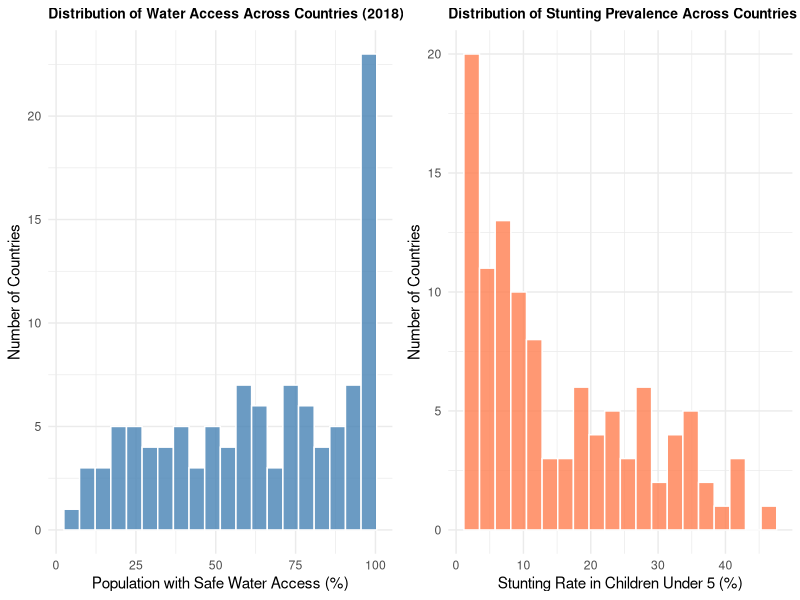
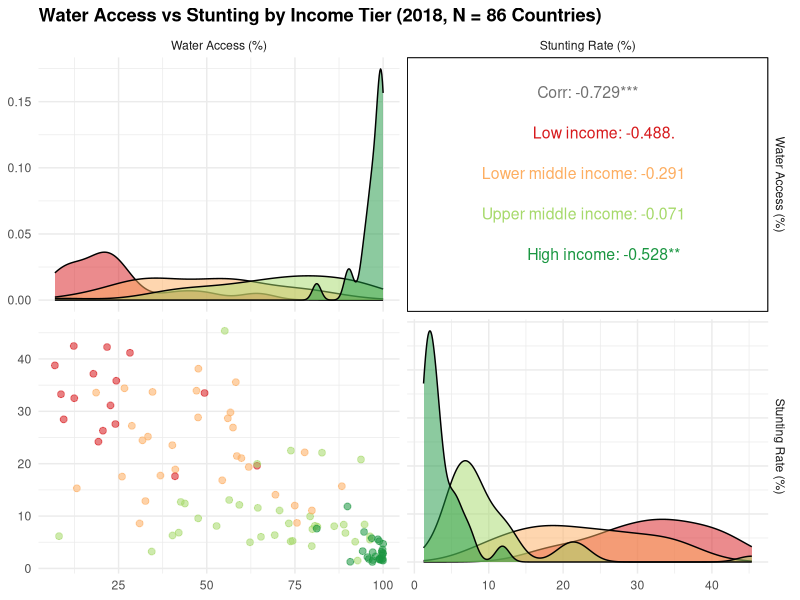
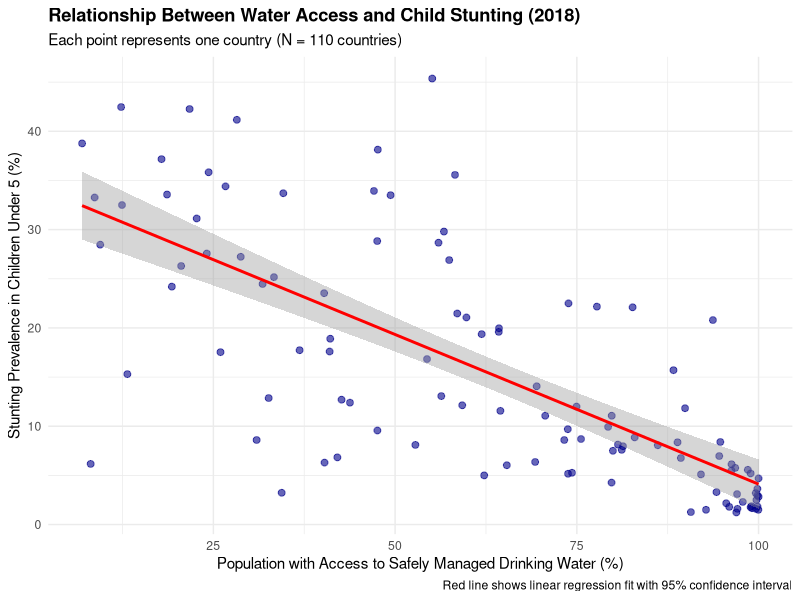
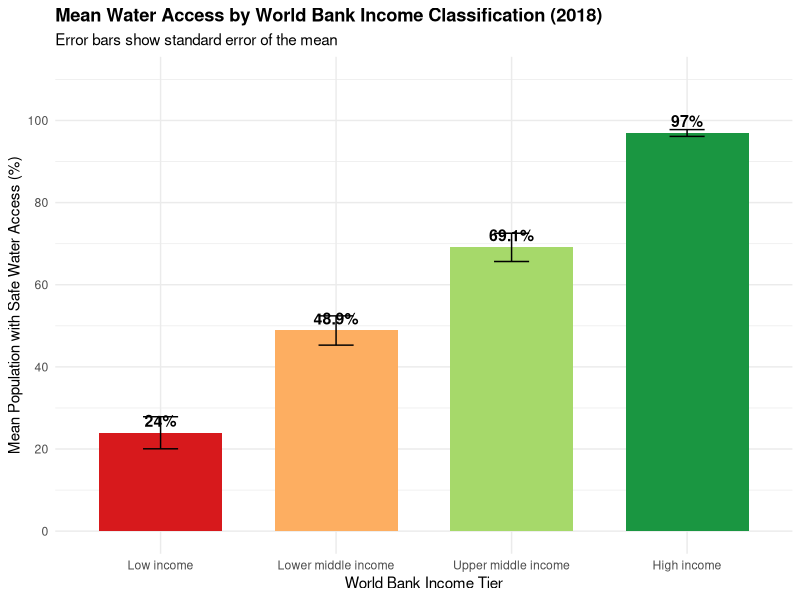
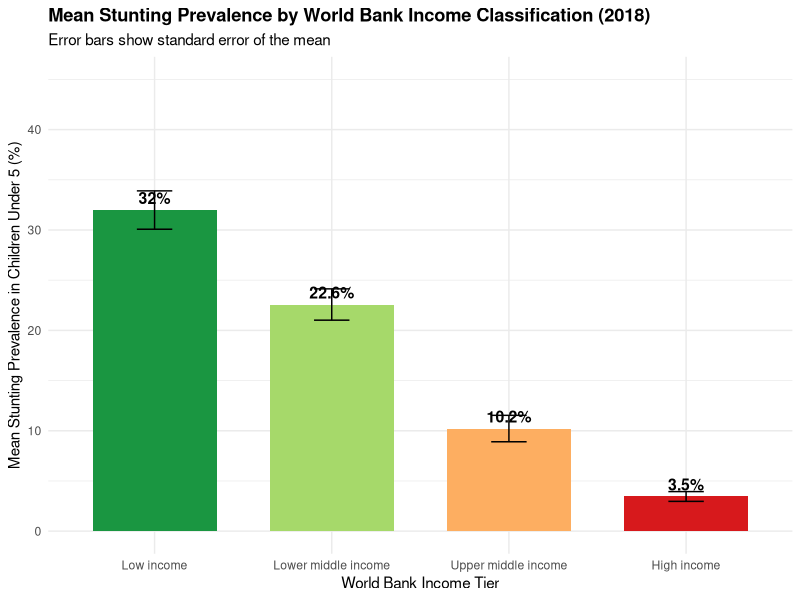
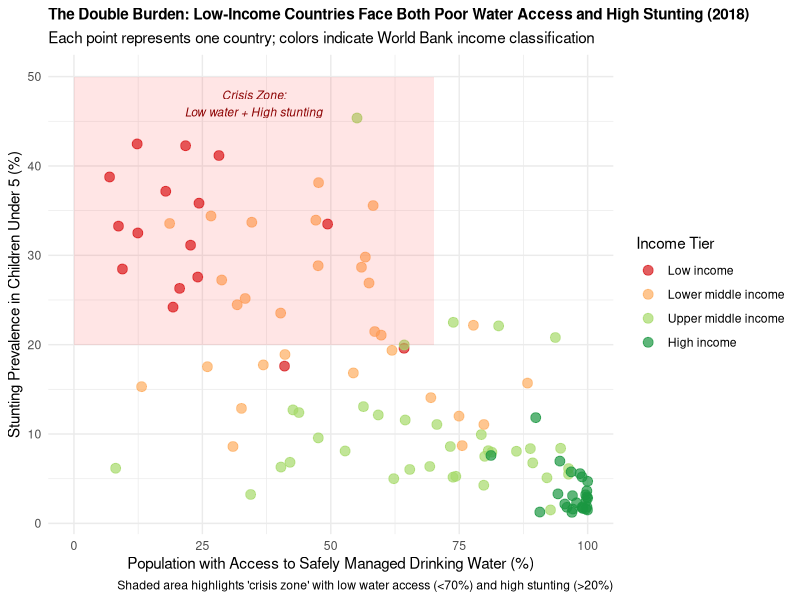
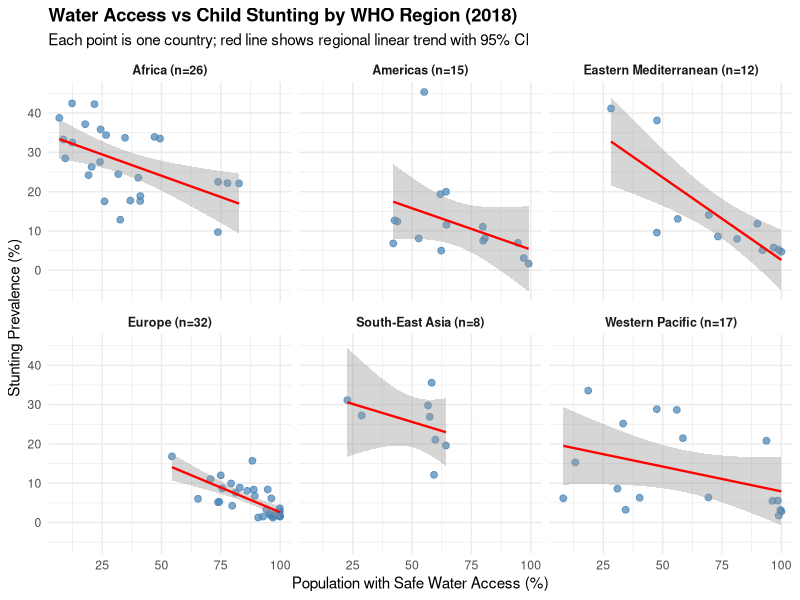
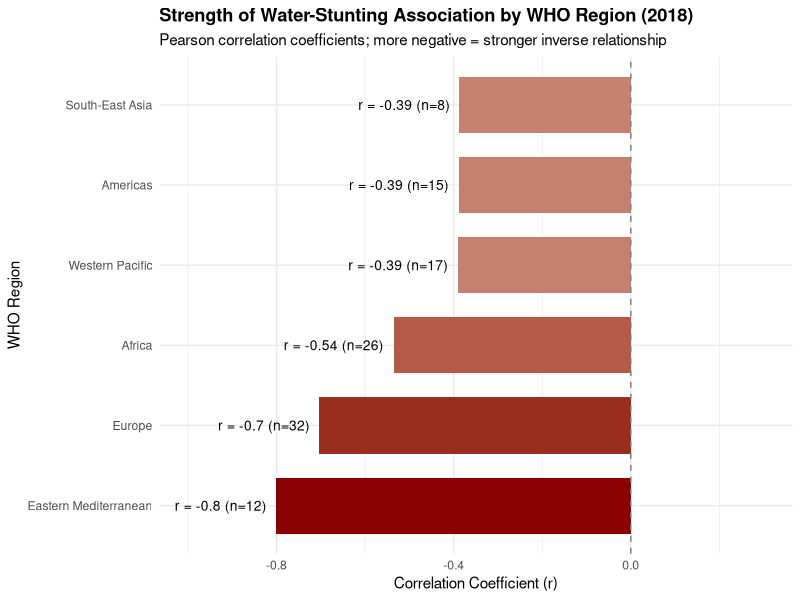

The R script that drew these images, in order:
## ---- chunk 1
# Load libraries
library(tidyverse)
library(knitr)
library(GGally)
library(broom)

# Set theme for all plots
theme_set(theme_minimal(base_size = 11))
## ---- chunk 2
# Load raw datasets
wash <- read_csv('wash.csv', show_col_types = FALSE)
stunt <- read_csv('stunt.csv', show_col_types = FALSE)
## ---- chunk 3
wash %>%
  summarise(
    Observations = format(n(), big.mark = ","),
    Countries = n_distinct(Location),
    `Year Range` = paste(min(Period), "-", max(Period)),
    `Residence Types` = n_distinct(Dim1)
  ) %>%
  kable(caption = "WASH Dataset Overview")
## ---- chunk 4
stunt %>%
  count(DIM_GEO_CODE_TYPE, name = "Count") %>%
  kable(caption = "Geographic Types in Stunting Dataset")
## ---- chunk 5
# Step 1: Filter stunting to country-level only
stunt_countries <- stunt %>%
  filter(DIM_GEO_CODE_TYPE == "COUNTRY")

# Step 2: Country name mapping
name_mapping <- tribble(
  ~stunt_name, ~wash_name,
  "Côte d'Ivoire", "Cote d'Ivoire"
)

stunt_countries <- stunt_countries %>%
  mutate(Country = case_when(
    GEO_NAME_SHORT %in% name_mapping$stunt_name ~
      name_mapping$wash_name[match(GEO_NAME_SHORT, name_mapping$stunt_name)],
    TRUE ~ GEO_NAME_SHORT
  ))
## ---- chunk 6
#| echo: false
# Step 3: World Bank income classification (FY2018)
income_classification <- tribble(
  ~Country, ~income_tier,
  # High income
  "Australia", "High income", "Austria", "High income", "Bahrain", "High income",
  "Belgium", "High income", "Canada", "High income", "Chile", "High income",
  "Croatia", "High income", "Cyprus", "High income", "Czechia", "High income",
  "Denmark", "High income", "Estonia", "High income", "Finland", "High income",
  "France", "High income", "Germany", "High income", "Greece", "High income",
  "Hungary", "High income", "Iceland", "High income", "Ireland", "High income",
  "Israel", "High income", "Italy", "High income", "Japan", "High income",
  "Kuwait", "High income", "Latvia", "High income", "Lithuania", "High income",
  "Luxembourg", "High income", "Malta", "High income",
  "Netherlands (Kingdom of the)", "High income", "New Zealand", "High income",
  "Norway", "High income", "Oman", "High income", "Poland", "High income",
  "Portugal", "High income", "Qatar", "High income", "Republic of Korea", "High income",
  "Romania", "High income", "Saudi Arabia", "High income", "Singapore", "High income",
  "Slovakia", "High income", "Slovenia", "High income", "Spain", "High income",
  "Sweden", "High income", "Switzerland", "High income",
  "Trinidad and Tobago", "High income",
  "United Kingdom of Great Britain and Northern Ireland", "High income",
  "United States of America", "High income", "Uruguay", "High income",
  # Upper middle income
  "Albania", "Upper middle income", "Azerbaijan", "Upper middle income",
  "Belarus", "Upper middle income", "Bosnia and Herzegovina", "Upper middle income",
  "Botswana", "Upper middle income", "Brazil", "Upper middle income",
  "Bulgaria", "Upper middle income", "China", "Upper middle income",
  "Colombia", "Upper middle income", "Costa Rica", "Upper middle income",
  "Cuba", "Upper middle income", "Dominican Republic", "Upper middle income",
  "Ecuador", "Upper middle income", "Fiji", "Upper middle income",
  "Gabon", "Upper middle income", "Georgia", "Upper middle income",
  "Guatemala", "Upper middle income", "Guyana", "Upper middle income",
  "Iran (Islamic Republic of)", "Upper middle income", "Iraq", "Upper middle income",
  "Jamaica", "Upper middle income", "Jordan", "Upper middle income",
  "Kazakhstan", "Upper middle income", "Lebanon", "Upper middle income",
  "Libya", "Upper middle income", "Malaysia", "Upper middle income",
  "Maldives", "Upper middle income", "Mauritius", "Upper middle income",
  "Mexico", "Upper middle income", "Montenegro", "Upper middle income",
  "Namibia", "Upper middle income", "North Macedonia", "Upper middle income",
  "Panama", "Upper middle income", "Paraguay", "Upper middle income",
  "Peru", "Upper middle income", "Republic of Moldova", "Upper middle income",
  "Russian Federation", "Upper middle income", "Samoa", "Upper middle income",
  "Serbia", "Upper middle income", "South Africa", "Upper middle income",
  "Sri Lanka", "Upper middle income", "Suriname", "Upper middle income",
  "Thailand", "Upper middle income", "Tonga", "Upper middle income",
  "Tunisia", "Upper middle income", "Turkmenistan", "Upper middle income",
  "Tuvalu", "Upper middle income",
  # Lower middle income
  "Bangladesh", "Lower middle income", "Bhutan", "Lower middle income",
  "Bolivia (Plurinational State of)", "Lower middle income",
  "Cabo Verde", "Lower middle income", "Cambodia", "Lower middle income",
  "Congo", "Lower middle income", "Cote d'Ivoire", "Lower middle income",
  "Djibouti", "Lower middle income", "El Salvador", "Lower middle income",
  "Eswatini", "Lower middle income", "Ghana", "Lower middle income",
  "Honduras", "Lower middle income", "India", "Lower middle income",
  "Indonesia", "Lower middle income", "Kiribati", "Lower middle income",
  "Kyrgyzstan", "Lower middle income",
  "Lao People's Democratic Republic", "Lower middle income",
  "Lesotho", "Lower middle income", "Mauritania", "Lower middle income",
  "Mongolia", "Lower middle income", "Morocco", "Lower middle income",
  "Myanmar", "Lower middle income", "Nicaragua", "Lower middle income",
  "Nigeria", "Lower middle income", "Pakistan", "Lower middle income",
  "Papua New Guinea", "Lower middle income", "Philippines", "Lower middle income",
  "Sao Tome and Principe", "Lower middle income", "Senegal", "Lower middle income",
  "Solomon Islands", "Lower middle income", "Sudan", "Lower middle income",
  "Tajikistan", "Lower middle income", "Timor-Leste", "Lower middle income",
  "Ukraine", "Lower middle income", "Uzbekistan", "Lower middle income",
  "Vanuatu", "Lower middle income", "Viet Nam", "Lower middle income",
  "Zambia", "Lower middle income", "Zimbabwe", "Lower middle income",
  # Low income
  "Afghanistan", "Low income", "Benin", "Low income", "Burundi", "Low income",
  "Central African Republic", "Low income", "Chad", "Low income",
  "Comoros", "Low income", "Democratic People's Republic of Korea", "Low income",
  "Democratic Republic of the Congo", "Low income", "Eritrea", "Low income",
  "Ethiopia", "Low income", "Gambia", "Low income", "Guinea", "Low income",
  "Guinea-Bissau", "Low income", "Haiti", "Low income", "Liberia", "Low income",
  "Madagascar", "Low income", "Malawi", "Low income", "Mali", "Low income",
  "Mozambique", "Low income", "Nepal", "Low income", "Niger", "Low income",
  "Rwanda", "Low income", "Sierra Leone", "Low income", "Somalia", "Low income",
  "South Sudan", "Low income", "Syrian Arab Republic", "Low income",
  "Togo", "Low income", "Uganda", "Low income",
  "United Republic of Tanzania", "Low income", "Yemen", "Low income"
)

# Step 4: Region labels and data preparation
region_labels <- c(
  "AFR" = "Africa", "AMR" = "Americas", "EMR" = "Eastern Mediterranean",
  "EUR" = "Europe", "SEAR" = "South-East Asia", "WPR" = "Western Pacific"
)

stunt_clean <- stunt_countries %>%
  filter(DIM_SEX %in% c("FEMALE", "MALE", "TOTAL")) %>%
  group_by(Country, DIM_TIME) %>%
  summarise(stunting_rate = mean(RATE_PER_100_N, na.rm = TRUE), .groups = "drop") %>%
  rename(Year = DIM_TIME) %>%
  mutate(Year = as.numeric(Year))

wash_clean <- wash %>%
  group_by(Location, Period, ParentLocationCode, ParentLocation) %>%
  summarise(access_water = mean(FactValueNumeric, na.rm = TRUE), .groups = "drop") %>%
  rename(Country = Location, Year = Period,
         Region = ParentLocationCode, Region_name = ParentLocation) %>%
  mutate(Year = as.numeric(Year))

merged_data <- inner_join(stunt_clean, wash_clean, by = c("Country", "Year")) %>%
  left_join(income_classification, by = "Country") %>%
  mutate(
    income_tier = factor(income_tier, levels = c(
      "Low income", "Lower middle income", "Upper middle income", "High income"
    )),
    Region_full = region_labels[Region]
  )

# Step 5: Create 2018 cross-sectional dataset
data_2018 <- merged_data %>%
  filter(Year == 2018) %>%
  drop_na(access_water, stunting_rate)
## ---- chunk 7
# Summary of data cleaning results
tibble(
  Step = c("Raw stunting observations", "Country-level only",
           "Merged dataset (all years)", "2018 cross-section",
           "With income classification"),
  `N Observations` = c(
    format(nrow(stunt), big.mark = ","),
    format(nrow(stunt_countries), big.mark = ","),
    format(nrow(merged_data), big.mark = ","),
    nrow(data_2018),
    sum(!is.na(data_2018$income_tier))
  ),
  `N Countries` = c(
    n_distinct(stunt$GEO_NAME_SHORT),
    n_distinct(stunt_countries$Country),
    n_distinct(merged_data$Country),
    n_distinct(data_2018$Country),
    sum(!is.na(data_2018$income_tier))
  )
) %>%
  kable(caption = "Data Cleaning Summary")
## ---- chunk 8
data_2018 %>%
  summarise(
    Variable = "2018 Sample",
    `N Countries` = n(),
    `Water Access Mean (%)` = round(mean(access_water), 1),
    `Water Access SD` = round(sd(access_water), 1),
    `Stunting Mean (%)` = round(mean(stunting_rate), 1),
    `Stunting SD` = round(sd(stunting_rate), 1)
  ) %>%
  kable(caption = "Summary Statistics: 2018 Cross-Section")
## ---- chunk 9
data_2018 %>%
  filter(!is.na(income_tier)) %>%
  group_by(`Income Tier` = income_tier) %>%
  summarise(
    `N Countries` = n(),
    `Mean Water (%)` = round(mean(access_water), 1),
    `Mean Stunting (%)` = round(mean(stunting_rate), 1),
    .groups = "drop"
  ) %>%
  kable(caption = "Water Access and Stunting by Income Tier (2018)")
## ---- chunk 10
data_2018 %>%
  group_by(Region = Region_full) %>%
  summarise(
    `N Countries` = n(),
    `Mean Water (%)` = round(mean(access_water), 1),
    `Mean Stunting (%)` = round(mean(stunting_rate), 1),
    .groups = "drop"
  ) %>%
  arrange(desc(`N Countries`)) %>%
  kable(caption = "Water Access and Stunting by WHO Region (2018)")
## ---- chunk 11
p1 <- ggplot(data_2018, aes(x = access_water)) +
  geom_histogram(bins = 20, fill = "steelblue", color = "white", alpha = 0.8) +
  labs(title = "Distribution of Water Access Across Countries (2018)",
       x = "Population with Safe Water Access (%)",
       y = "Number of Countries") +
  theme(plot.title = element_text(face = "bold", size = 10))

p2 <- ggplot(data_2018, aes(x = stunting_rate)) +
  geom_histogram(bins = 20, fill = "coral", color = "white", alpha = 0.8) +
  labs(title = "Distribution of Stunting Prevalence Across Countries (2018)",
       x = "Stunting Rate in Children Under 5 (%)",
       y = "Number of Countries") +
  theme(plot.title = element_text(face = "bold", size = 10))

gridExtra::grid.arrange(p1, p2, ncol = 2)
## ---- chunk 12
data_2018 %>%
  filter(!is.na(income_tier)) %>%
  select(`Water Access (%)` = access_water,
         `Stunting Rate (%)` = stunting_rate,
         `Income Tier` = income_tier) %>%
  ggpairs(
    columns = 1:2,
    mapping = aes(color = `Income Tier`, alpha = 0.6),
    upper = list(continuous = wrap("cor", size = 4)),
    lower = list(continuous = wrap("points", size = 2)),
    diag = list(continuous = wrap("densityDiag", alpha = 0.5)),
    title = "Water Access vs Stunting by Income Tier (2018, N = 86 Countries)"
  ) +
  scale_color_brewer(palette = "RdYlGn") +
  scale_fill_brewer(palette = "RdYlGn") +
  theme(plot.title = element_text(face = "bold"))
## ---- chunk 13
ggplot(data_2018, aes(x = access_water, y = stunting_rate)) +
  geom_point(alpha = 0.6, color = "darkblue", size = 2) +
  geom_smooth(method = "lm", se = TRUE, color = "red", linewidth = 1) +
  labs(
    title = "Relationship Between Water Access and Child Stunting (2018)",
    subtitle = paste("Each point represents one country (N =", nrow(data_2018), "countries)"),
    x = "Population with Access to Safely Managed Drinking Water (%)",
    y = "Stunting Prevalence in Children Under 5 (%)",
    caption = "Red line shows linear regression fit with 95% confidence interval"
  ) +
  theme(plot.title = element_text(face = "bold"))
## ---- chunk 14
# Pearson correlation test
cor_result <- cor.test(data_2018$access_water, data_2018$stunting_rate)
## ---- chunk 15
tibble(
  Statistic = c("Correlation (r)", "95% CI Lower", "95% CI Upper", "p-value"),
  Value = c(
    round(cor_result$estimate, 3),
    round(cor_result$conf.int[1], 3),
    round(cor_result$conf.int[2], 3),
    "< 0.001"
  )
) %>%
  kable(caption = "Pearson Correlation: Water Access and Stunting (2018)")
## ---- chunk 16
# Prepare data with income classification
data_2018_income <- data_2018 %>% filter(!is.na(income_tier))

# ANOVA: Does stunting differ significantly by income tier?
stunting_income_anova <- aov(stunting_rate ~ income_tier, data = data_2018_income)
stunting_income_anova_tidy <- tidy(stunting_income_anova)
## ---- chunk 17
stunting_income_anova_tidy %>%
  filter(term != "Residuals") %>%
  mutate(
    term = "Income Tier",
    sumsq = round(sumsq, 1),
    meansq = round(meansq, 1),
    statistic = round(statistic, 2),
    p.value = ifelse(p.value < 0.001, "< 0.001", round(p.value, 4))
  ) %>%
  kable(caption = "ANOVA: Stunting Rate by Income Tier (2018)",
        col.names = c("Source", "df", "Sum Sq", "Mean Sq", "F-statistic", "p-value"))
## ---- chunk 18
# Simple linear regression: stunting ~ water access
model_simple <- lm(stunting_rate ~ access_water, data = data_2018)
## ---- chunk 19
tidy(model_simple) %>%
  mutate(
    term = case_when(
      term == "(Intercept)" ~ "Intercept",
      term == "access_water" ~ "Water Access (%)"
    ),
    estimate = round(estimate, 3),
    std.error = round(std.error, 3),
    statistic = round(statistic, 2),
    p.value = ifelse(p.value < 0.001, "< 0.001", round(p.value, 3))
  ) %>%
  kable(caption = "Simple Linear Regression: Stunting ~ Water Access",
        col.names = c("Term", "Estimate", "Std. Error", "t-value", "p-value"))
## ---- chunk 20
tibble(
  Metric = c("R-squared", "Adjusted R-squared", "N (countries)"),
  Value = c(
    round(summary(model_simple)$r.squared, 3),
    round(summary(model_simple)$adj.r.squared, 3),
    nrow(data_2018)
  )
) %>%
  kable(caption = "Simple Regression Model Fit")
## ---- chunk 21
# Multiple regression: stunting ~ water access + income tier
model_multiple <- lm(stunting_rate ~ access_water + income_tier, data = data_2018_income)
## ---- chunk 22
tidy(model_multiple) %>%
  mutate(
    term = case_when(
      term == "(Intercept)" ~ "Intercept",
      term == "access_water" ~ "Water Access (%)",
      str_detect(term, "income_tier") ~ str_replace(term, "income_tier", "")
    ),
    estimate = round(estimate, 3),
    std.error = round(std.error, 3),
    statistic = round(statistic, 2),
    p.value = ifelse(p.value < 0.001, "< 0.001", round(p.value, 3))
  ) %>%
  kable(caption = "Multiple Regression: Stunting ~ Water Access + Income Tier",
        col.names = c("Term", "Estimate", "Std. Error", "t-value", "p-value"))
## ---- chunk 23
tibble(
  Metric = c("R-squared", "Adjusted R-squared", "N (countries)"),
  Value = c(
    round(summary(model_multiple)$r.squared, 3),
    round(summary(model_multiple)$adj.r.squared, 3),
    nrow(data_2018_income)
  )
) %>%
  kable(caption = "Multiple Regression Model Fit")
## ---- chunk 24
r_val <- round(cor_result$estimate, 2)
beta_simple <- round(coef(model_simple)[2], 3)
r2_simple <- round(summary(model_simple)$r.squared, 3)
beta_multiple <- round(coef(model_multiple)[2], 3)
r2_multiple <- round(summary(model_multiple)$r.squared, 3)
## ---- chunk 25
tibble(
  Analysis = c("Correlation", "Simple Regression", "Multiple Regression"),
  `Water Effect` = c(
    paste("r =", r_val),
    paste("β =", beta_simple),
    paste("β =", beta_multiple)
  ),
  `Model Fit` = c(
    paste("R² =", round(r_val^2, 3)),
    paste("R² =", r2_simple),
    paste("R² =", r2_multiple)
  ),
  Interpretation = c(
    "Strong negative association",
    "Significant without controls",
    "Significant after controlling for income"
  )
) %>%
  kable(caption = "Summary: Statistical Analysis of Water-Stunting Relationship")
## ---- chunk 26
income_water_summary <- data_2018 %>%
  filter(!is.na(income_tier)) %>%
  group_by(income_tier) %>%
  summarise(
    n = n(),
    mean_water = mean(access_water, na.rm = TRUE),
    se_water = sd(access_water, na.rm = TRUE) / sqrt(n),
    .groups = "drop"
  )

water_anova <- aov(access_water ~ income_tier, data = data_2018 %>% filter(!is.na(income_tier)))
water_anova_tidy <- tidy(water_anova)
## ---- chunk 27
ggplot(income_water_summary, aes(x = income_tier, y = mean_water, fill = income_tier)) +
  geom_col(width = 0.7) +
  geom_errorbar(aes(ymin = mean_water - se_water, ymax = mean_water + se_water),
                width = 0.2) +
  geom_text(aes(label = paste0(round(mean_water, 1), "%")),
            vjust = -0.5, size = 4, fontface = "bold") +
  scale_fill_brewer(palette = "RdYlGn", direction = 1) +
  scale_y_continuous(limits = c(0, 110), breaks = seq(0, 100, 20)) +
  labs(title = "Mean Water Access by World Bank Income Classification (2018)",
       subtitle = "Error bars show standard error of the mean",
       x = "World Bank Income Tier",
       y = "Mean Population with Safe Water Access (%)") +
  theme(legend.position = "none", plot.title = element_text(face = "bold"))
## ---- chunk 28
water_anova_tidy %>%
  filter(term != "Residuals") %>%
  mutate(
    term = "Income Tier",
    sumsq = round(sumsq, 1),
    meansq = round(meansq, 1),
    statistic = round(statistic, 2),
    p.value = ifelse(p.value < 0.001, "< 0.001", round(p.value, 4))
  ) %>%
  kable(caption = "ANOVA: Water Access by Income Tier",
        col.names = c("Source", "df", "Sum Sq", "Mean Sq", "F-statistic", "p-value"))
## ---- chunk 29
income_stunting_summary <- data_2018 %>%
  filter(!is.na(income_tier)) %>%
  group_by(income_tier) %>%
  summarise(
    n = n(),
    mean_stunting = mean(stunting_rate, na.rm = TRUE),
    se_stunting = sd(stunting_rate, na.rm = TRUE) / sqrt(n),
    .groups = "drop"
  )

stunting_anova <- aov(stunting_rate ~ income_tier, data = data_2018 %>% filter(!is.na(income_tier)))
stunting_anova_tidy <- tidy(stunting_anova)
## ---- chunk 30
ggplot(income_stunting_summary, aes(x = income_tier, y = mean_stunting, fill = income_tier)) +
  geom_col(width = 0.7) +
  geom_errorbar(aes(ymin = mean_stunting - se_stunting, ymax = mean_stunting + se_stunting),
                width = 0.2) +
  geom_text(aes(label = paste0(round(mean_stunting, 1), "%")),
            vjust = -0.5, size = 4, fontface = "bold") +
  scale_fill_brewer(palette = "RdYlGn", direction = -1) +
  scale_y_continuous(limits = c(0, 45), breaks = seq(0, 40, 10)) +
  labs(title = "Mean Stunting Prevalence by World Bank Income Classification (2018)",
       subtitle = "Error bars show standard error of the mean",
       x = "World Bank Income Tier",
       y = "Mean Stunting Prevalence in Children Under 5 (%)") +
  theme(legend.position = "none", plot.title = element_text(face = "bold"))
## ---- chunk 31
stunting_anova_tidy %>%
  filter(term != "Residuals") %>%
  mutate(
    term = "Income Tier",
    sumsq = round(sumsq, 1),
    meansq = round(meansq, 1),
    statistic = round(statistic, 2),
    p.value = ifelse(p.value < 0.001, "< 0.001", round(p.value, 4))
  ) %>%
  kable(caption = "ANOVA: Stunting Rate by Income Tier",
        col.names = c("Source", "df", "Sum Sq", "Mean Sq", "F-statistic", "p-value"))
## ---- chunk 32
ggplot(data_2018 %>% filter(!is.na(income_tier)),
       aes(x = access_water, y = stunting_rate, color = income_tier)) +
  geom_point(size = 3, alpha = 0.7) +
  scale_color_brewer(palette = "RdYlGn", direction = 1, name = "Income Tier") +
  labs(
    title = "The Double Burden: Low-Income Countries Face Both Poor Water Access and High Stunting (2018)",
    subtitle = "Each point represents one country; colors indicate World Bank income classification",
    x = "Population with Access to Safely Managed Drinking Water (%)",
    y = "Stunting Prevalence in Children Under 5 (%)",
    caption = "Shaded area highlights 'crisis zone' with low water access (<70%) and high stunting (>20%)"
  ) +
  theme(plot.title = element_text(face = "bold", size = 11)) +
  annotate("rect", xmin = 0, xmax = 70, ymin = 20, ymax = 50,
           alpha = 0.1, fill = "red") +
  annotate("text", x = 35, y = 47, label = "Crisis Zone:\nLow water + High stunting",
           size = 3, color = "darkred", fontface = "italic")
## ---- chunk 33
regional_summary <- data_2018 %>%
  group_by(Region_full) %>%
  summarise(
    n_countries = n(),
    mean_water = mean(access_water, na.rm = TRUE),
    mean_stunting = mean(stunting_rate, na.rm = TRUE),
    correlation = cor(access_water, stunting_rate, use = "complete.obs"),
    .groups = "drop"
  ) %>%
  arrange(desc(n_countries))
## ---- chunk 34
regional_summary %>%
  mutate(
    mean_water = round(mean_water, 1),
    mean_stunting = round(mean_stunting, 1),
    correlation = round(correlation, 2)
  ) %>%
  kable(
    caption = "Water Access and Stunting by WHO Region (2018)",
    col.names = c("Region", "N Countries", "Mean Water (%)",
                  "Mean Stunting (%)", "Correlation (r)")
  )
## ---- chunk 35
data_2018 %>%
  left_join(regional_summary %>% select(Region_full, n_countries), by = "Region_full") %>%
  mutate(Region_label = paste0(Region_full, " (n=", n_countries, ")")) %>%
  ggplot(aes(x = access_water, y = stunting_rate)) +
  geom_point(alpha = 0.7, color = "steelblue", size = 2) +
  geom_smooth(method = "lm", se = TRUE, color = "red", linewidth = 0.8) +
  facet_wrap(~Region_label, scales = "fixed") +
  labs(
    title = "Water Access vs Child Stunting by WHO Region (2018)",
    subtitle = "Each point is one country; red line shows regional linear trend with 95% CI",
    x = "Population with Safe Water Access (%)",
    y = "Stunting Prevalence (%)"
  ) +
  theme(
    plot.title = element_text(face = "bold"),
    strip.text = element_text(face = "bold", size = 9)
  )
## ---- chunk 36
regional_summary %>%
  mutate(Region_full = factor(Region_full, levels = Region_full[order(correlation)])) %>%
  ggplot(aes(x = correlation, y = Region_full)) +
  geom_col(aes(fill = correlation), width = 0.7) +
  geom_vline(xintercept = 0, linetype = "dashed", color = "gray50") +
  geom_text(aes(label = paste0("r = ", round(correlation, 2), " (n=", n_countries, ")")),
            hjust = ifelse(regional_summary$correlation < -0.3, 1.1, -0.1),
            size = 3.5) +
  scale_fill_gradient2(low = "darkred", mid = "gray90", high = "darkblue", midpoint = 0) +
  scale_x_continuous(limits = c(-1, 0.3)) +
  labs(
    title = "Strength of Water-Stunting Association by WHO Region (2018)",
    subtitle = "Pearson correlation coefficients; more negative = stronger inverse relationship",
    x = "Correlation Coefficient (r)",
    y = "WHO Region"
  ) +
  theme(legend.position = "none", plot.title = element_text(face = "bold"))
## ---- chunk 37
strongest <- regional_summary %>% slice_min(correlation, n = 1)
weakest <- regional_summary %>% slice_max(correlation, n = 1)
## ---- chunk 38
data_2018 %>%
  arrange(Region_full, Country) %>%
  select(Country, Region_full, income_tier, access_water, stunting_rate) %>%
  mutate(
    access_water = round(access_water, 1),
    stunting_rate = round(stunting_rate, 1)
  ) %>%
  kable(
    caption = "All Countries in 2018 Analysis",
    col.names = c("Country", "Region", "Income Tier", "Water Access (%)", "Stunting (%)")
  )
